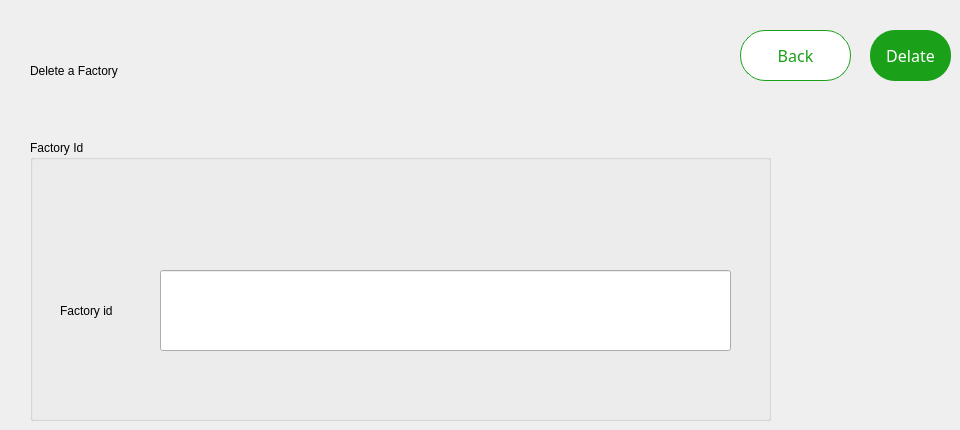
     <widget class="QWidget" name="delate">
      <widget class="QLabel" name="label_38">
       <property name="geometry">
        <rect>
         <x>30</x>
         <y>10</y>
         <width>521</width>
         <height>121</height>
        </rect>
       </property>
       <property name="styleSheet">
        <string notr="true">font: 700 48pt &quot;Segoe UI&quot;;
color:black;</string>
       </property>
       <property name="text">
        <string>Delete a Factory</string>
       </property>
      </widget>
      <widget class="QGroupBox" name="groupBox_10">
       <property name="geometry">
        <rect>
         <x>30</x>
         <y>140</y>
         <width>741</width>
         <height>281</height>
        </rect>
       </property>
       <property name="styleSheet">
        <string notr="true">font: 20pt &quot;Segoe UI&quot;;</string>
       </property>
       <property name="title">
        <string>Factory Id</string>
       </property>
       <widget class="QLineEdit" name="delate_f_2">
        <property name="geometry">
         <rect>
          <x>130</x>
          <y>130</y>
          <width>571</width>
          <height>81</height>
         </rect>
        </property>
        <property name="styleSheet">
         <string notr="true">font: 9pt &quot;Segoe UI&quot;;</string>
        </property>
       </widget>
       <widget class="QLabel" name="label_39">
        <property name="geometry">
         <rect>
          <x>30</x>
          <y>130</y>
          <width>91</width>
          <height>81</height>
         </rect>
        </property>
        <property name="styleSheet">
         <string notr="true">font: 12pt &quot;Segoe UI&quot;;</string>
        </property>
        <property name="text">
         <string>Factory id</string>
        </property>
       </widget>
      </widget>
      <widget class="QPushButton" name="delete_5">
       <property name="geometry">
        <rect>
         <x>870</x>
         <y>30</y>
         <width>81</width>
         <height>51</height>
        </rect>
       </property>
       <property name="styleSheet">
        <string notr="true">QPushButton{
background:#1ba019;
border-radius:25px;
color:white;
font-family: Lexend;
font-size:16px;
}
QPushButton:hover
{
background:#00b521;
color:white;
border-left:3px solid #1BA019 ; 
border-color:none;
border-radius:25px;




}
QPushButton:pressed
{
background:#013220;
color:black;
border-radius:25px;
color:white;
font-family: Lexend;
font-size:16px;
border-radius:10px;
border-left:3.5px solid #1BA019 ; 


/*background: qlineargradient(x1: 0, y1: 0, x2: 0, y2: 1,
                                stop: 0 #ffffff, stop: 1 #dcdcdc);*/
}</string>
       </property>
       <property name="text">
        <string>Delate</string>
       </property>
       <property name="iconSize">
        <size>
         <width>200</width>
         <height>200</height>
        </size>
       </property>
      </widget>
      <widget class="QPushButton" name="cancel_6">
       <property name="geometry">
        <rect>
         <x>740</x>
         <y>30</y>
         <width>111</width>
         <height>51</height>
        </rect>
       </property>
       <property name="styleSheet">
        <string notr="true">*{
border-radius:25px;
color:#1ba019;
font-family: Lexend;
font-size:16px;
border-color: rgb(27, 160, 25);
border-width : 1.2px;
border-style:solid;
background-color:white;
}
QPushButton:hover
{
background:white;
color:#00b521;
border-left:3px solid #00b521 ; 
border-color:none;
border-radius:25px;
}
QPushButton:pressed
{
background:#013220;
color:#1ba019;
border-radius:25px;
font-family: Lexend;
font-size:16px;
border-left:3.2px solid #1BA019 ; 


/*background: qlineargradient(x1: 0, y1: 0, x2: 0, y2: 1,
                                stop: 0 #ffffff, stop: 1 #dcdcdc);*/
}</string>
       </property>
       <property name="text">
        <string>Back</string>
       </property>
       <property name="icon">
        <iconset resource="resources.qrc">
         <normaloff>:/images/back.png</normaloff>:/images/back.png</iconset>
       </property>
       <property name="iconSize">
        <size>
         <width>200</width>
         <height>200</height>
        </size>
       </property>
       <property name="autoRepeatInterval">
        <number>100</number>
       </property>
      </widget>
     </widget>
